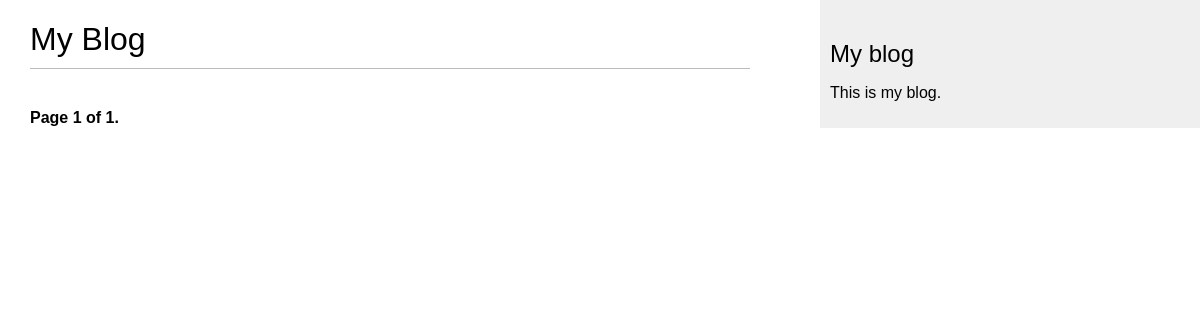
/blog/, run on an earlier commit of the app's database.
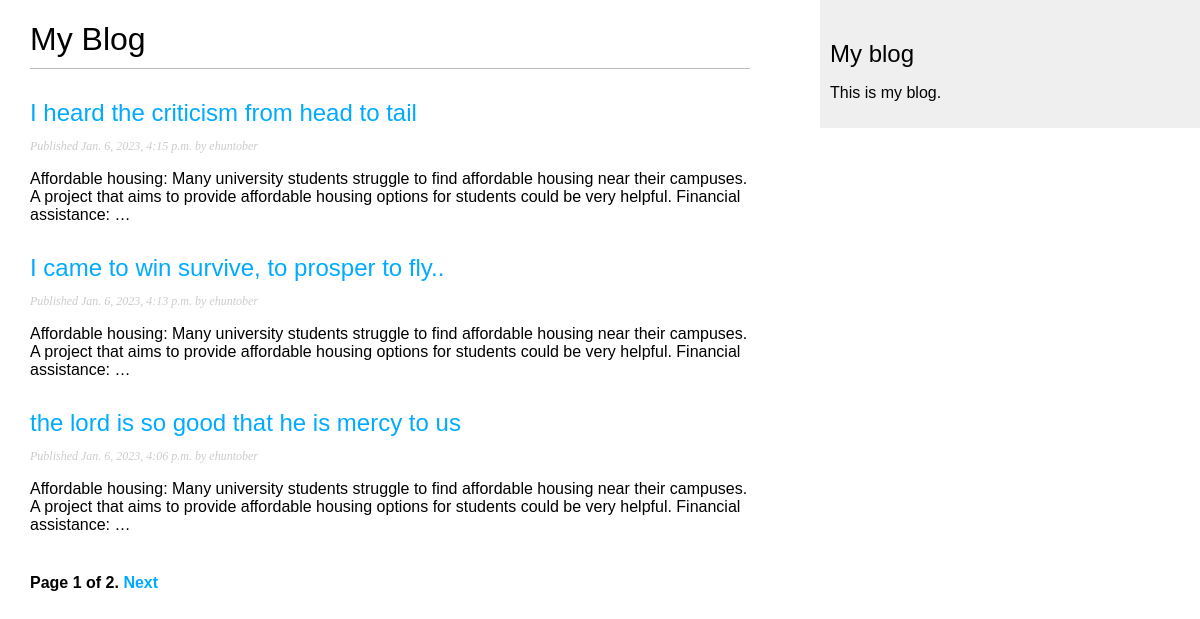
And on a later commit of the database.
### blog/models.py (models this page shows, shortened)
class Post(models.Model):
    class Status(models.TextChoices):
        DRAFT = 'DF', 'Draft'
        PUBLISHED = 'PB', 'Published'
    title = models.CharField(max_length=250)
    slug = models.SlugField(max_length=250, unique_for_date='publish')
    author = models.ForeignKey(User,
                            on_delete=models.CASCADE,
                            related_name='blog_posts')
    body = models.TextField()
    publish = models.DateTimeField(default=timezone.now)
    created = models.DateTimeField(auto_now_add=True)
    updated = models.DateTimeField(auto_now=True)
    status = models.CharField(max_length=2,
                              choices=Status.choices,
                              default=Status.DRAFT)
    objects = models.Manager()
    published = PublishedManager()
    class Meta:
        ordering = ['-publish']
        indexes = [
            models.Index(fields=['-publish']),
        ]
    def get_absolute_url(self):
        return reverse('blog:post_detail',
                    args=[self.publish.year,
                          self.publish.month,
                          self.publish.day,
                          self.slug])

### blog/views.py (the view)
# urls.py: path('', views.PostListView.as_view(), name='post_list'),
class PostListView(ListView):
    queryset = Post.published.all()
    context_object_name = 'posts'
    paginate_by = 3
    template_name = 'blog/post/list.html'

### blog/templates/blog/post/list.html (shortened to what this page needs)
{% extends "blog/base.html" %}
{% block content %}
 <h1>My Blog</h1>
 {% for post in posts %}
 <h2>
    <a href="{{ post.get_absolute_url }}">
    {{ post.title }}
 </a>
 </h2>
 <p class="date">
 Published {{ post.publish }} by {{ post.author }}
 </p>
 {{ post.body|truncatewords:30|linebreaks }}
 {% endfor %}
 {% include "pagination.html" with page=page_obj %}
 {% endblock %}

### blog/templates/blog/base.html (shortened to what this page needs)
{% load static %}
<!DOCTYPE html>
<html>
<head>
 <link href="{% static "css/blog.css" %}" rel="stylesheet">
</head>
<body>
 <div id="content">
 {% block content %}
 {% endblock %}
 </div>
 <div id="sidebar">
 <h2>My blog</h2>
 <p>This is my blog.</p>
 </div>
</body>
</html>

### blog/templates/pagination.html (shortened to what this page needs)
<div class="pagination">
    <span class="step-links">
    <span class="current">
    Page {{ page.number }} of {{ page.paginator.num_pages }}.
    </span>
    {% if page.has_next %}
    <a href="?page={{ page.next_page_number }}">Next</a>
    {% endif %}
    </span>
   </div>

### static/css/blog.css (style rules this page uses)
body { margin:0; padding:0; font-family:helvetica, sans-serif; }
a { color:#00abff; text-decoration:none; }
h1 { font-weight:normal; border-bottom:1px solid #bbb; padding:0 0 10px 0; }
h2 { font-weight:normal; margin:30px 0 0; }
#content { float:left; width:60%; padding:0 0 0 30px; }
#sidebar { float:right; width:30%; padding:10px; background:#efefef; height:100%; }
p.date { color:#ccc; font-family: georgia, serif; font-size: 12px; font-style: italic; }
.pagination { margin:40px 0; font-weight:bold; }

### blog/templates/blog/base.html (style rules this page uses)
body { margin:0; padding:0; font-family:helvetica, sans-serif; }
a { color:#00abff; text-decoration:none; }
h1 { font-weight:normal; border-bottom:1px solid #bbb; padding:0 0 10px 0; }
h2 { font-weight:normal; margin:30px 0 0; }
#content { float:left; width:60%; padding:0 0 0 30px; }
#sidebar { float:right; width:30%; padding:10px; background:#efefef; height:100%; }
p.date { color:#ccc; font-family: georgia, serif; font-size: 12px; font-style: italic; }
.pagination { margin:40px 0; font-weight:bold; }

What changed in the data, as far as the page shows it:
added Post: title "I heard the criticism from head to tail", publish "Jan. 6, 2023, 4:15 p.m.", author "ehuntober", body "Affordable housing: Many university students struggle to find affordable housing near their campuses. A project that aims to provide affordable housing options for students could be very helpful. Financial assistance: …"
now on this page (row edited): Post: title "I came to win survive, to prosper to fly..", publish "Jan. 6, 2023, 4:13 p.m.", author "ehuntober", body "Affordable housing: Many university students struggle to find affordable housing near their campuses. A project that aims to provide affordable housing options for students could be very helpful. Financial assistance: …"
now on this page (row edited): Post: title "the lord is so good that he is mercy to us", publish "Jan. 6, 2023, 4:06 p.m.", author "ehuntober", body "Affordable housing: Many university students struggle to find affordable housing near their campuses. A project that aims to provide affordable housing options for students could be very helpful. Financial assistance: …"
Also different on the page:
{{ page.paginator.num_pages }}: "1" → "2"
text now shown: "Next"
